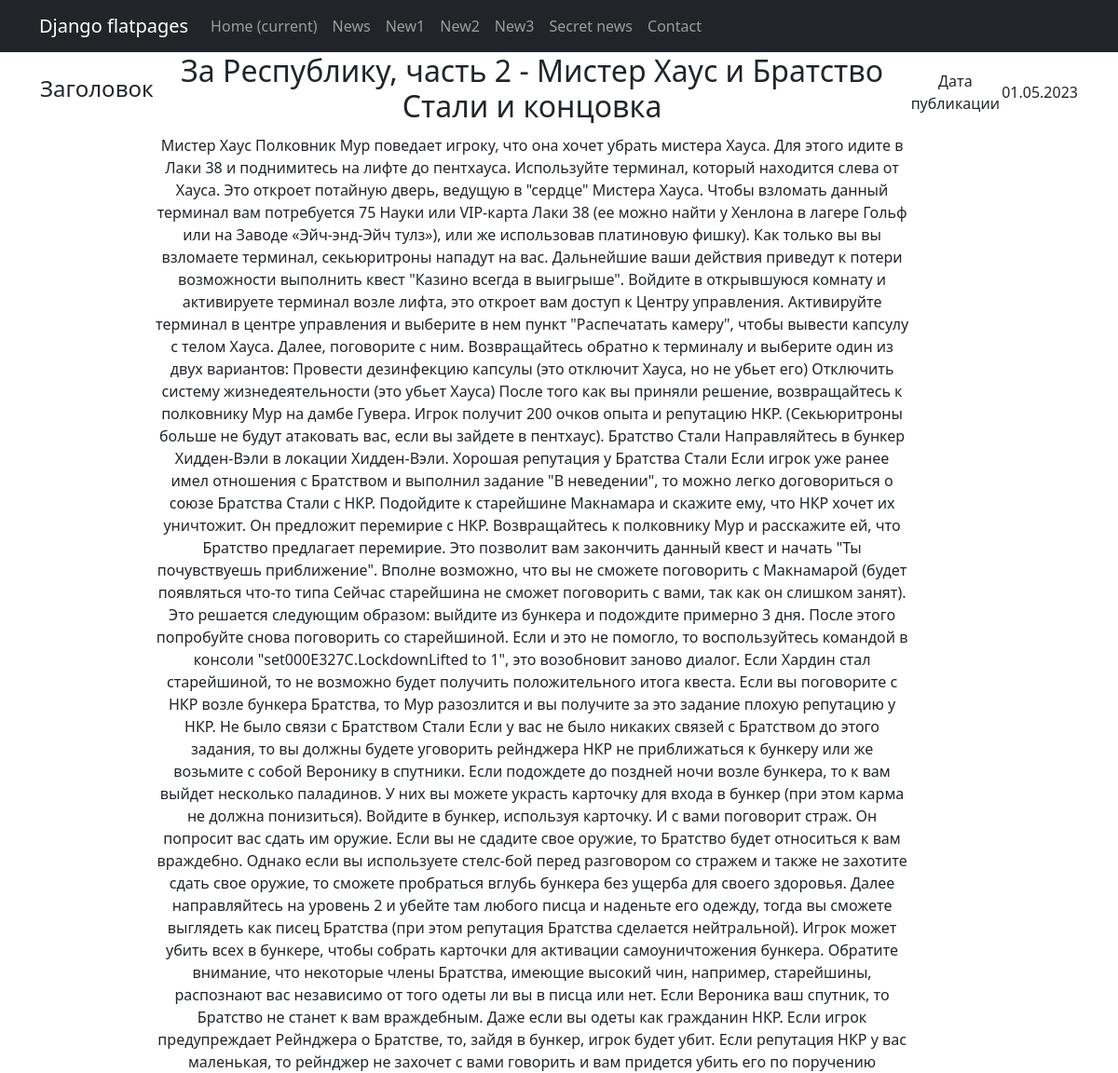
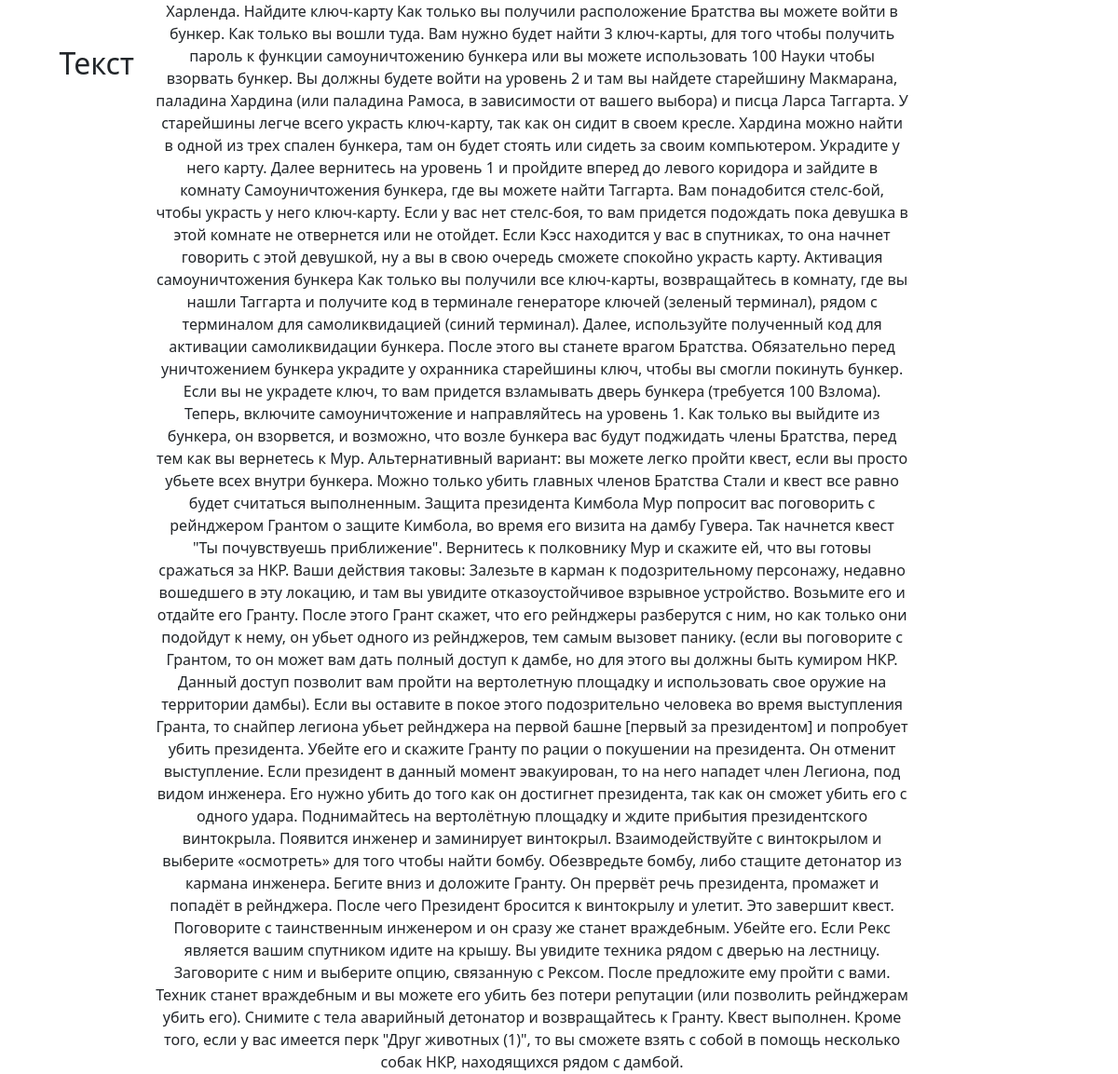
The app's page /news/2, older data (2 pictures, top to bottom).
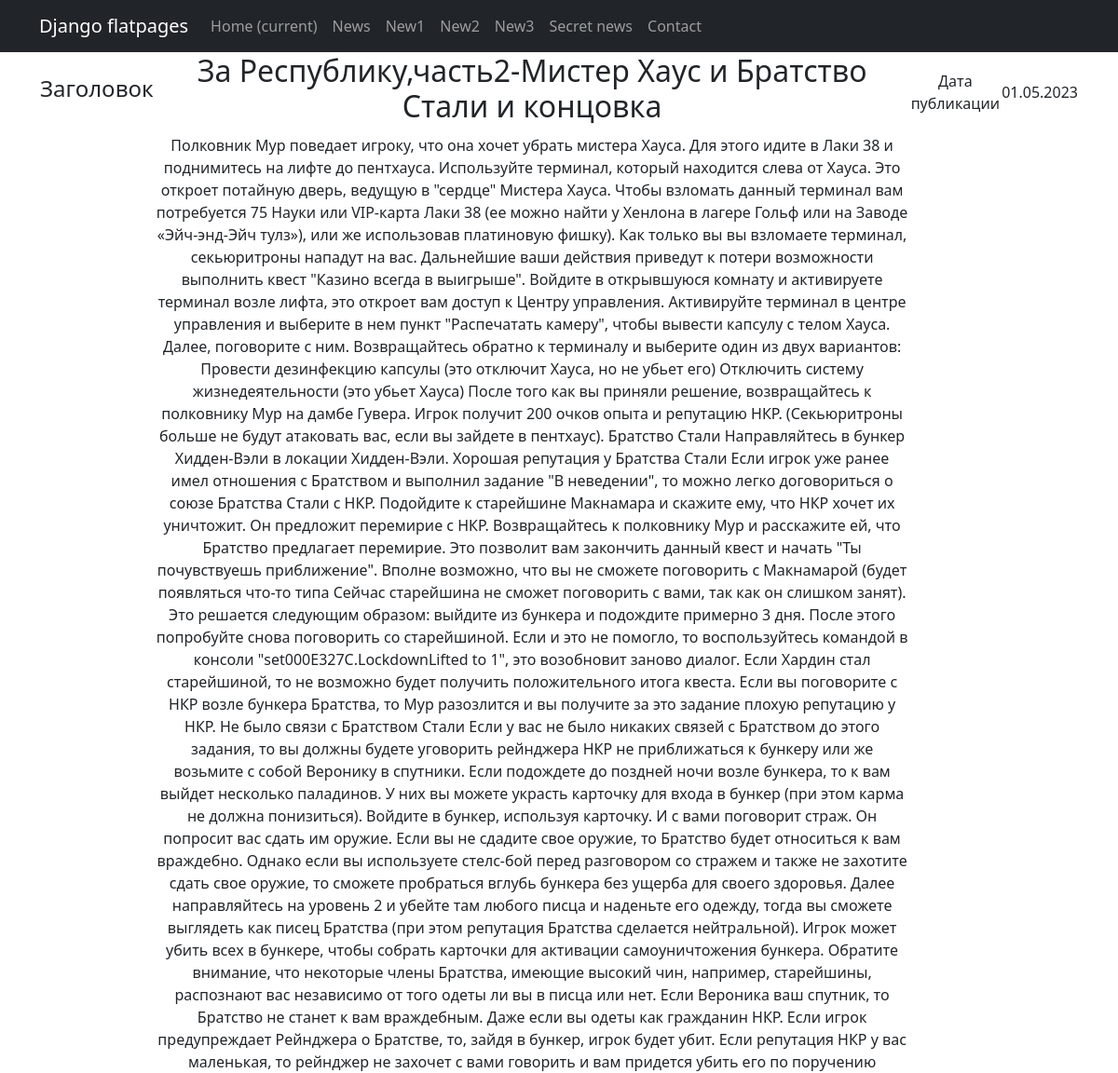
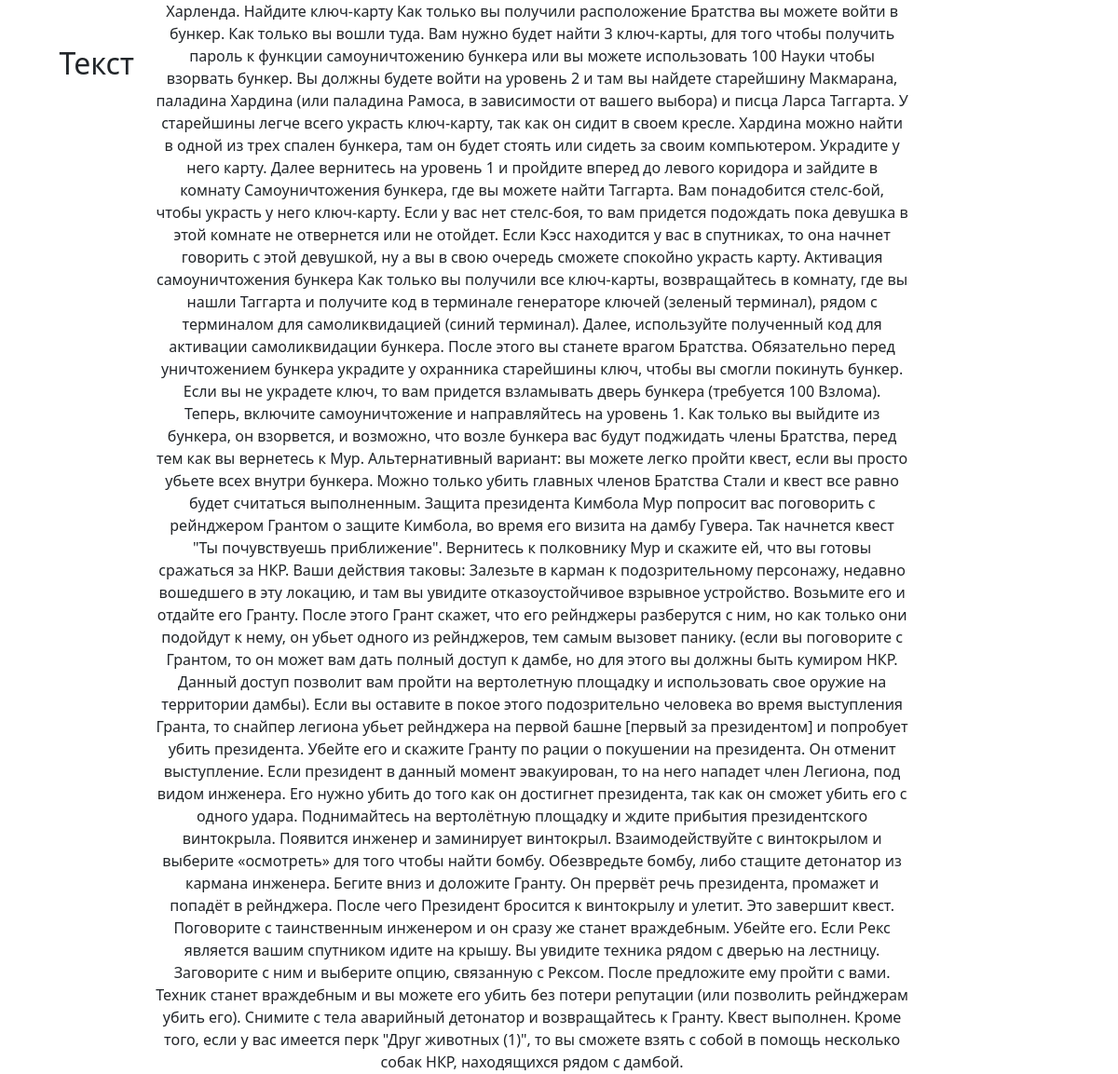
The same page, newer data (2 pictures, top to bottom).
### news_portal/models.py (models this page shows, shortened)
class Post(models.Model):
    author = models.ForeignKey(Author, on_delete=models.CASCADE)
    choise = models.CharField(max_length=2, choices=POSTS, default=article)
    date_time = models.DateTimeField(auto_now_add=True)
    category = models.ManyToManyField(Category, through='PostCategory')
    title = models.CharField(max_length=60)
    text = models.TextField()
    rating = models.IntegerField(default=0)

### news_portal/views.py (the view)
# urls.py: path('<int:pk>', PostDetail.as_view())
class PostDetail(DetailView):
    model = Post
    ordering = '-date_time'
    template_name = 'post_detail.html'
    context_object_name = 'post_detail'
    def get_context_data(self, **kwargs):
        context = super().get_context_data(**kwargs)
        context['time_now'] = datetime.utcnow()
        context['next_post'] = None
        context['length'] = f"Count of news : '{Post.objects.count()}'"
        return context

### templates/post_detail.html (shortened to what this page needs)
{% extends 'flatpages/default.html' %}
{% block content %}
{% if post_detail %}
    <table>
        <tr>
            <td><h4>Заголовок</h4></td>
            <td><h2>{{post_detail.title}}</h2></td>
            <td>Дата публикации</td>
            <td>{{post_detail.date_time|date:'d.m.Y'}}</td>
        <tr>
            <td><h2>Текст</h2></td>
            <td>{{post_detail.text}}</td>
        </tr>
    </table>
{% else %}
<h2>Dosvidania!</h2>
{% endif %}
{% endblock content %}

Row changes from the older to the newer data that the page shows:
changed Post: title "За Республику, часть 2 - Мистер Хаус и Братство Стали и концовка" → "За Республику,часть2-Мистер Хаус и Братство Стали и концовка"; text "Мистер Хаус Полковник Мур поведает игроку, что она хочет убрать мистера Хауса. Для этого идите в Лаки 38 и поднимитесь на лифте до пентхауса. Используйте терминал, который находится слева от Хауса. Это откроет потайную дверь, ведущую в \"сердце\" Мистера Хауса. Чтобы взломать данный терминал вам потребуется 75 Науки или VIP-карта Лаки 38 (ее можно найти у Хенлона в лагере Гольф или на Заводе «Эйч-энд-Эйч тулз»), или же использовав платиновую фишку). Как только вы вы взломаете терминал, секьюритроны нападут на вас. Дальнейшие ваши действия приведут к потери возможности выполнить квест \"Казино всегда в выигрыше\". Войдите в открывшуюся комнату и активируете терминал возле лифта, это откроет вам…" → "Полковник Мур поведает игроку, что она хочет убрать мистера Хауса. Для этого идите в Лаки 38 и поднимитесь на лифте до пентхауса. Используйте терминал, который находится слева от Хауса. Это откроет потайную дверь, ведущую в \"сердце\" Мистера Хауса. Чтобы взломать данный терминал вам потребуется 75 Науки или VIP-карта Лаки 38 (ее можно найти у Хенлона в лагере Гольф или на Заводе «Эйч-энд-Эйч тулз»), или же использовав платиновую фишку). Как только вы вы взломаете терминал, секьюритроны нападут на вас. Дальнейшие ваши действия приведут к потери возможности выполнить квест \"Казино всегда в выигрыше\". Войдите в открывшуюся комнату и активируете терминал возле лифта, это откроет вам доступ к…"
